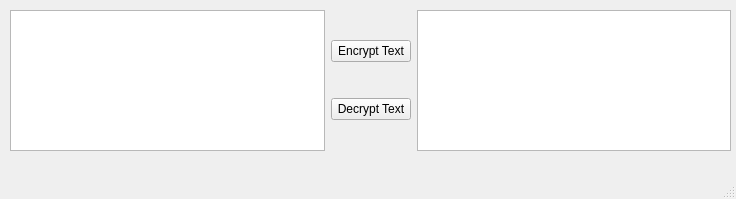
<?xml version="1.0" encoding="UTF-8"?>
<ui version="4.0">
 <class>MainWindow</class>
 <widget class="QMainWindow" name="MainWindow">
  <property name="geometry">
   <rect>
    <x>0</x>
    <y>0</y>
    <width>736</width>
    <height>199</height>
   </rect>
  </property>
  <property name="windowTitle">
   <string>MainWindow</string>
  </property>
  <widget class="QWidget" name="centralwidget">
   <widget class="QWidget" name="horizontalLayoutWidget">
    <property name="geometry">
     <rect>
      <x>10</x>
      <y>10</y>
      <width>721</width>
      <height>141</height>
     </rect>
    </property>
    <layout class="QHBoxLayout" name="horizontalLayout">
     <item>
      <widget class="QPlainTextEdit" name="textBeforeField"/>
     </item>
     <item>
      <layout class="QVBoxLayout" name="verticalLayout">
       <item>
        <widget class="QPushButton" name="encryptButton">
         <property name="text">
          <string>Encrypt Text</string>
         </property>
        </widget>
       </item>
       <item>
        <widget class="QPushButton" name="decryptButton">
         <property name="text">
          <string>Decrypt Text</string>
         </property>
        </widget>
       </item>
      </layout>
     </item>
     <item>
      <widget class="QPlainTextEdit" name="textAftedField"/>
     </item>
    </layout>
   </widget>
   <widget class="QProgressBar" name="progressBar">
    <property name="geometry">
     <rect>
      <x>930</x>
      <y>370</y>
      <width>118</width>
      <height>23</height>
     </rect>
    </property>
    <property name="value">
     <number>24</number>
    </property>
   </widget>
  </widget>
  <widget class="QMenuBar" name="menubar">
   <property name="geometry">
    <rect>
     <x>0</x>
     <y>0</y>
     <width>736</width>
     <height>21</height>
    </rect>
   </property>
  </widget>
  <widget class="QStatusBar" name="statusbar"/>
 </widget>
 <resources/>
 <connections>
  <connection>
   <sender>decryptButton</sender>
   <signal>clicked()</signal>
   <receiver>MainWindow</receiver>
   <slot>decrypt()</slot>
   <hints>
    <hint type="sourcelabel">
     <x>585</x>
     <y>176</y>
    </hint>
    <hint type="destinationlabel">
     <x>399</x>
     <y>299</y>
    </hint>
   </hints>
  </connection>
  <connection>
   <sender>encryptButton</sender>
   <signal>clicked()</signal>
   <receiver>MainWindow</receiver>
   <slot>encrypt()</slot>
   <hints>
    <hint type="sourcelabel">
     <x>585</x>
     <y>106</y>
    </hint>
    <hint type="destinationlabel">
     <x>399</x>
     <y>299</y>
    </hint>
   </hints>
  </connection>
 </connections>
 <slots>
  <slot>encrypt()</slot>
  <slot>decrypt()</slot>
 </slots>
</ui>
